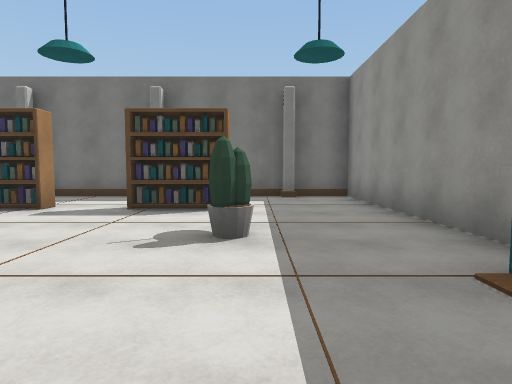
[1] (above)

12 first-person views from a walk through a scene from a Unity 3-D project. The camera is 1.3 m above the floor, tilts 4° down and sees 75° across. The floor is counted in squares, 2 m on a side. Each view is taken from the middle of a square. On the plan, view 1 faces up. The plan holds only what a view shows up to about 10 squares ahead; the rest is blank.

[2]
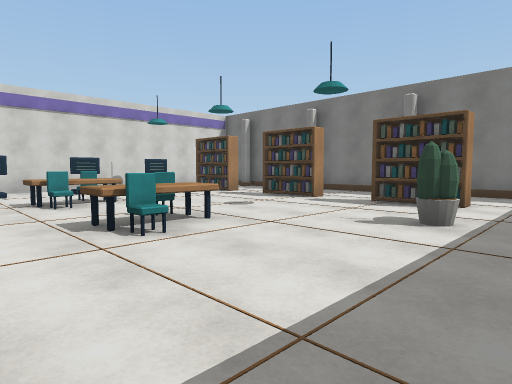

[3]
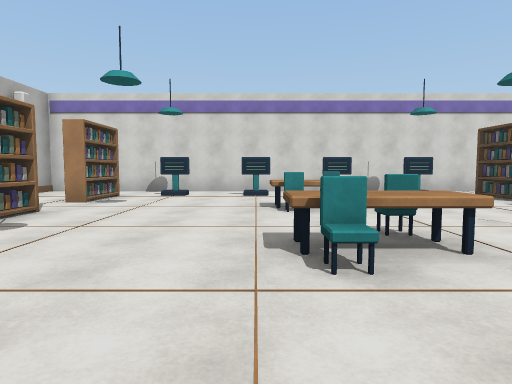

[4]
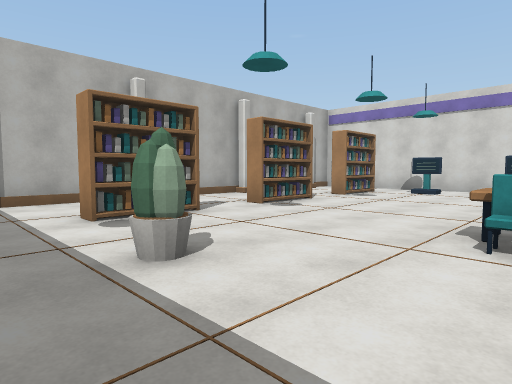

[5]
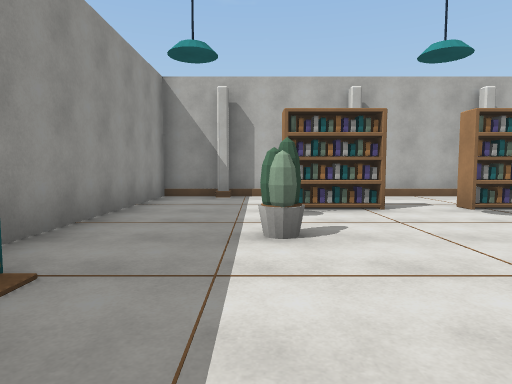

[6]
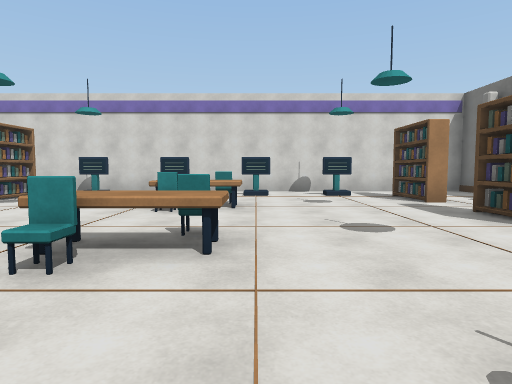

[7]
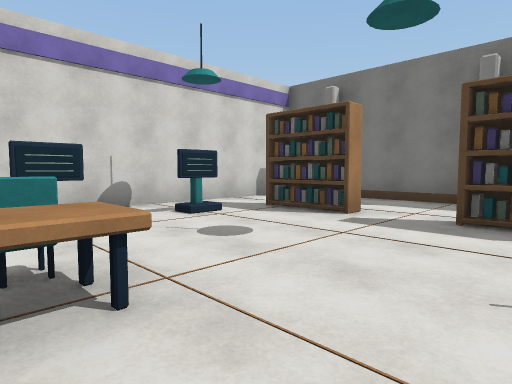

[8]
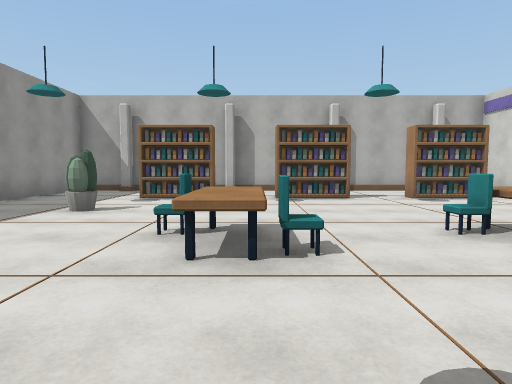

[9]
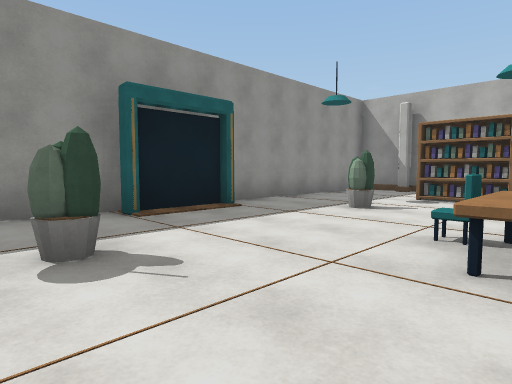

[10]
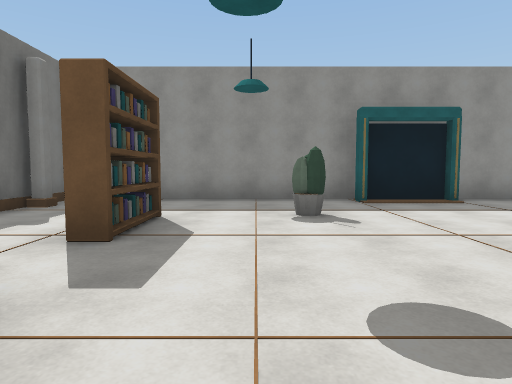

[11]
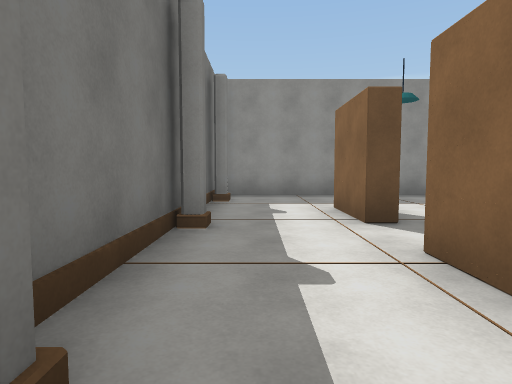

[12]
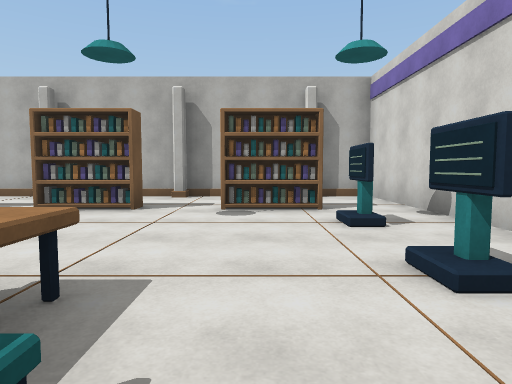

### Floor plan
Points are (right, up) in squares from view 1. A wall is a line through its corners. A room is listed if a view was taken in it or the views show most of it. See-through windows are left out.
Room 1 (views 1, 2, 3, 4, 5, 6, 7, 8, 9, 10, 11, 12)
walls: (2.2, 1.8) (2.2, 7.9) (-1, 7.9); (-2.5, 7.9) (-7.5, 7.9); (-9, 7.9) (-9.7, 7.9) (-9.7, -5.9) (2.2, -5.9) (2.2, -0.4)
objects: other object (-8, -6); other object (-8, -4) to (-7, -4); other object (-8, -2); other object (-8, 0); other object (-8, 2); other object (-8, 4); other object (-8, 5) to (-7, 5); other object (-8, 8); other object (-6, 1); other object (-5, -6); other object (-5, -4) to (-4, -4); other object (-5, 1); other object (-5, 5) to (-4, 5); other object (-5, 8); other object (-3, 1); other object (-2, -6); other object (-2, -4) to (-1, -4); other object (-2, 1); other object (-2, 5) to (-1, 5); other object (-2, 8); other object (0, -1); other object (0, 3); other object (1, -6); other object (1, 8); other object (2, 1)

Positions as (right, up) in squares from view 1, and headings:
1: (0, 0), facing up
2: (1, -1), facing up-left
3: (0, 0), facing left
4: (1, 1), facing down-left
5: (0, 2), facing down
6: (0, 2), facing left
7: (-4, 1), facing up-left
8: (-3, 4), facing down
9: (-3, 4), facing down-right
10: (-5, 4), facing right
11: (-6, 7), facing right
12: (-7, 2), facing down
